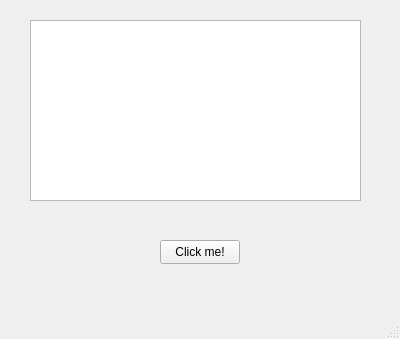
<?xml version="1.0" encoding="UTF-8"?>
<ui version="4.0">
 <class>MainWindow</class>
 <widget class="QMainWindow" name="MainWindow">
  <property name="geometry">
   <rect>
    <x>0</x>
    <y>0</y>
    <width>400</width>
    <height>339</height>
   </rect>
  </property>
  <property name="windowTitle">
   <string>MainWindow</string>
  </property>
  <widget class="QWidget" name="centralwidget">
   <widget class="QPushButton" name="pushButton">
    <property name="geometry">
     <rect>
      <x>160</x>
      <y>240</y>
      <width>80</width>
      <height>24</height>
     </rect>
    </property>
    <property name="text">
     <string>Click me!</string>
    </property>
   </widget>
   <widget class="QTextEdit" name="textEdit">
    <property name="geometry">
     <rect>
      <x>30</x>
      <y>20</y>
      <width>331</width>
      <height>181</height>
     </rect>
    </property>
   </widget>
  </widget>
  <widget class="QMenuBar" name="menubar">
   <property name="geometry">
    <rect>
     <x>0</x>
     <y>0</y>
     <width>400</width>
     <height>21</height>
    </rect>
   </property>
  </widget>
  <widget class="QStatusBar" name="statusbar"/>
 </widget>
 <resources/>
 <connections/>
</ui>
